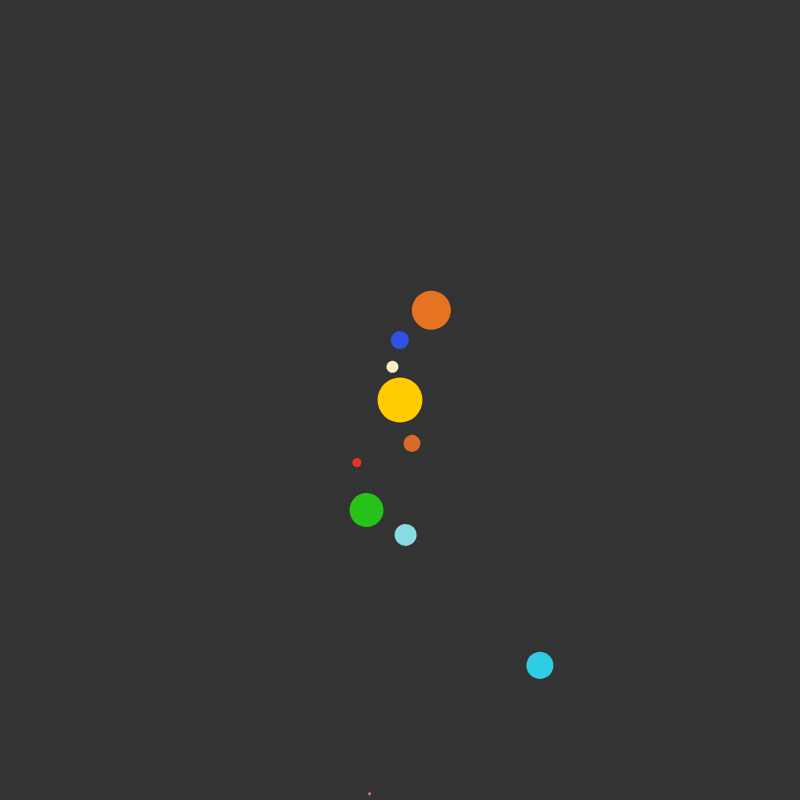
Frame 1 (no input)
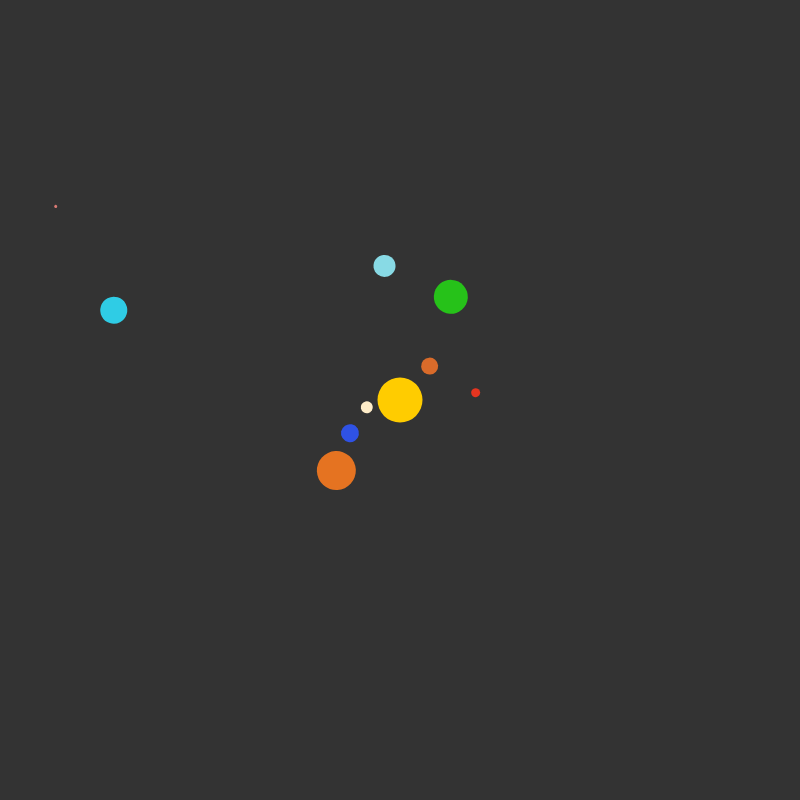
Frame 60 (no input)
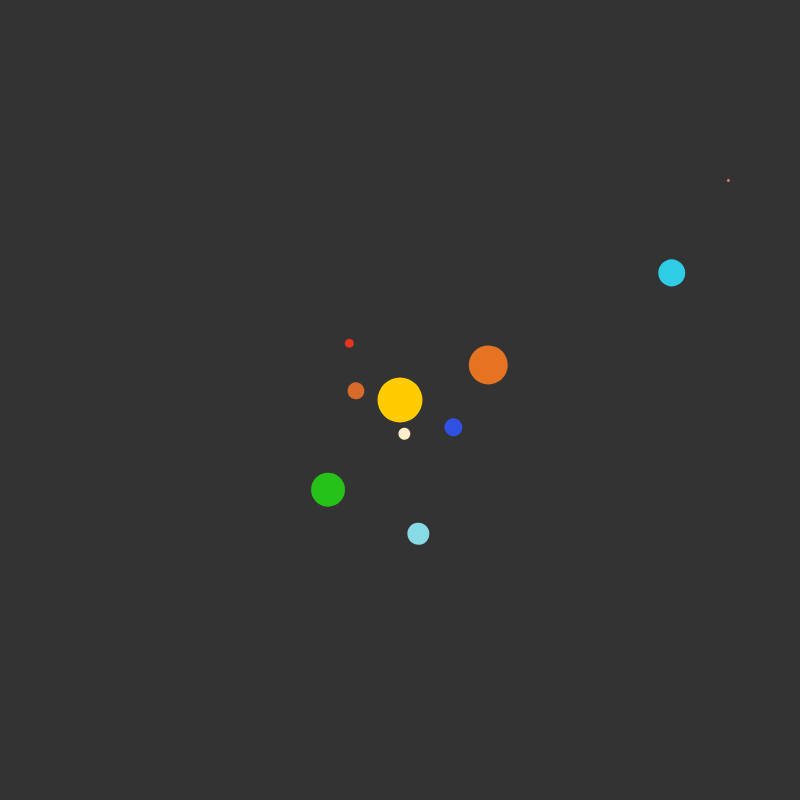
Frame 120 (the mouse pressed at the canvas centre since frame 60)

The p5.js sketch that drew these frames (run headless with seeded random() and noise() and a simulated clock; from frame 60 on, the mouse is pressed at the canvas centre):

// p5.js sketch
// ── sketch.js
let planets = []

function setup() {
  createCanvas(800, 800)
  let mercury_color = color(255, 237, 201)
  let venus_color = color(217, 107, 42)
  let earth_color = color(47, 82, 229)
  let mars_color = color(229, 53 ,32)
  let jupiter_color = color(229, 115, 33)
  let saturn_color = color(38, 194, 25)
  let uranus_color = color(136, 218, 229)
  let neptune_color = color(47, 204, 229)
  let pluto_color = color(217, 122, 116)
  mercury = new Planet(12, 34, 0.08, mercury_color)
  venus = new Planet(17, 45, 0.07, venus_color)
  earth = new Planet(18, 60, 0.07, earth_color)
  mars = new Planet(9, 76, 0.068, mars_color)
  jupiter = new Planet(39, 95, 0.06, jupiter_color)
  saturn = new Planet(34, 115, 0.056, saturn_color)
  uranus = new Planet(22, 135, 0.052, uranus_color)
  neptune = new Planet(27, 300, 0.04, neptune_color)
  pluto = new Planet(3, 395, 0.034, pluto_color)

  planets = [mercury, venus, earth, mars, jupiter, saturn, uranus, neptune, pluto]
}

function draw() {
  background(51)
  translate(width / 2, height / 2)
  fill(255, 204, 0)
  noStroke()
  ellipse(0, 0, 45, 45)
  for (i in planets) {
    planets[i].show()
    planets[i].orbit()
  }
}

// ── planet.js
class Planet {
  constructor(radius, distance, orbitSpeed, color) {
    this.radius = radius
    this.angle = random(TWO_PI)
    this.distance = distance
    this.orbitSpeed = orbitSpeed
    this.color = color
  }

  show() {
    push()
    fill(this.color)
    rotate(this.angle)
    translate(this.distance, 0)
    ellipse(0,0, this.radius)
    pop()
  }

  orbit() {
    this.angle += this.orbitSpeed
  }
}
